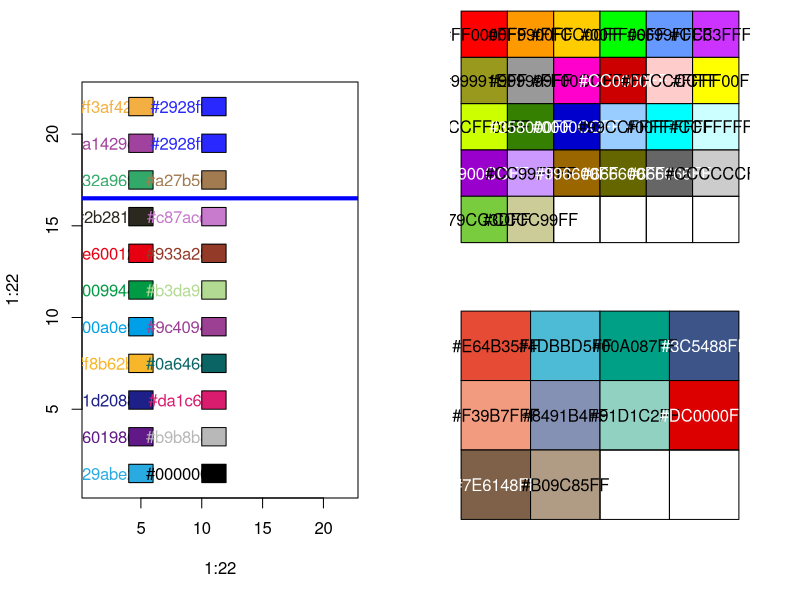

Reproduce this figure in R.
# par(mfrow = c(2, 3))
par(fig = c(0, 0.5, 0, 1)) # x范围[0,0.5], y范围[0,1]

plot(1:22,1:22,type="n")

text(2,21.5,"#f3af42",col = "#f3af42")
rect(4,21,6,22,col = "#f3af42")
text(8,21.5,"#2928ff",col = "#2928ff")
rect(10,21,12,22,col = "#2928ff")

text(2,19.5,"#a1429e",col = "#a1429e")
rect(4,19,6,20,col = "#a1429e")
text(2,17.5,"#32a969",col = "#32a969")
rect(4,17,6,18,col = "#32a969")
text(8,19.5,"#2928ff",col = "#2928ff")
rect(10,19,12,20,col = "#2928ff")
text(8,17.5,"#a27b50",col = "#a27b50")
rect(10,17,12,18,col = "#a27b50")


text(2,15.5,"#2b281f",col = "#2b281f")
rect(4,15,6,16,col = "#2b281f")
text(2,13.5,"#e60012",col = "#e60012")
rect(4,13,6,14,col = "#e60012")
text(2,11.5,"#009944",col = "#009944")
rect(4,11,6,12,col = "#009944")
text(2,9.5,"#00a0e9",col = "#00a0e9")
rect(4,9,6,10,col = "#00a0e9")
text(2,7.5,"#f8b62b",col = "#f8b62b")
rect(4,7,6,8,col = "#f8b62b")
text(2,5.5,"#1d2088",col = "#1d2088")
rect(4,5,6,6,col = "#1d2088")
text(2,3.5,"#601986",col = "#601986")
rect(4,3,6,4,col = "#601986")
text(2,1.5,"#29abe2",col = "#29abe2")
rect(4,1,6,2,col = "#29abe2")

text(8,15.5,"#c87acd",col = "#c87acd")
rect(10,15,12,16,col = "#c87acd")
text(8,13.5,"#933a28",col = "#933a28")
rect(10,13,12,14,col = "#933a28")
text(8,11.5,"#b3da92",col = "#b3da92")
rect(10,11,12,12,col = "#b3da92")
text(8,9.5,"#9c4094",col = "#9c4094")
rect(10,9,12,10,col = "#9c4094")
text(8,7.5,"#0a6464",col = "#0a6464")
rect(10,7,12,8,col = "#0a6464")
text(8,5.5,"#da1c6f",col = "#da1c6f")
rect(10,5,12,6,col = "#da1c6f")
text(8,3.5,"#b9b8b8",col = "#b9b8b8")
rect(10,3,12,4,col = "#b9b8b8")
text(8,1.5,"#000000",col = "#000000")
rect(10,1,12,2,col = "#000000")

abline(h=16.5,lwd=4,col="blue")


library(ggsci)
library(scales)
pal= pal_npg("nrc")(10)
par(fig = c(0.5, 1, 0, 0.5), new = TRUE)  # x[0.5,1], y[0, 0.5]
p1 = show_col(pal)
pal= pal_ucscgb("default")(26)
par(fig = c(0.5, 1, 0.5, 1), new = TRUE)  # x[0.5,1], y[0.5,1]
p2 = show_col(pal)
